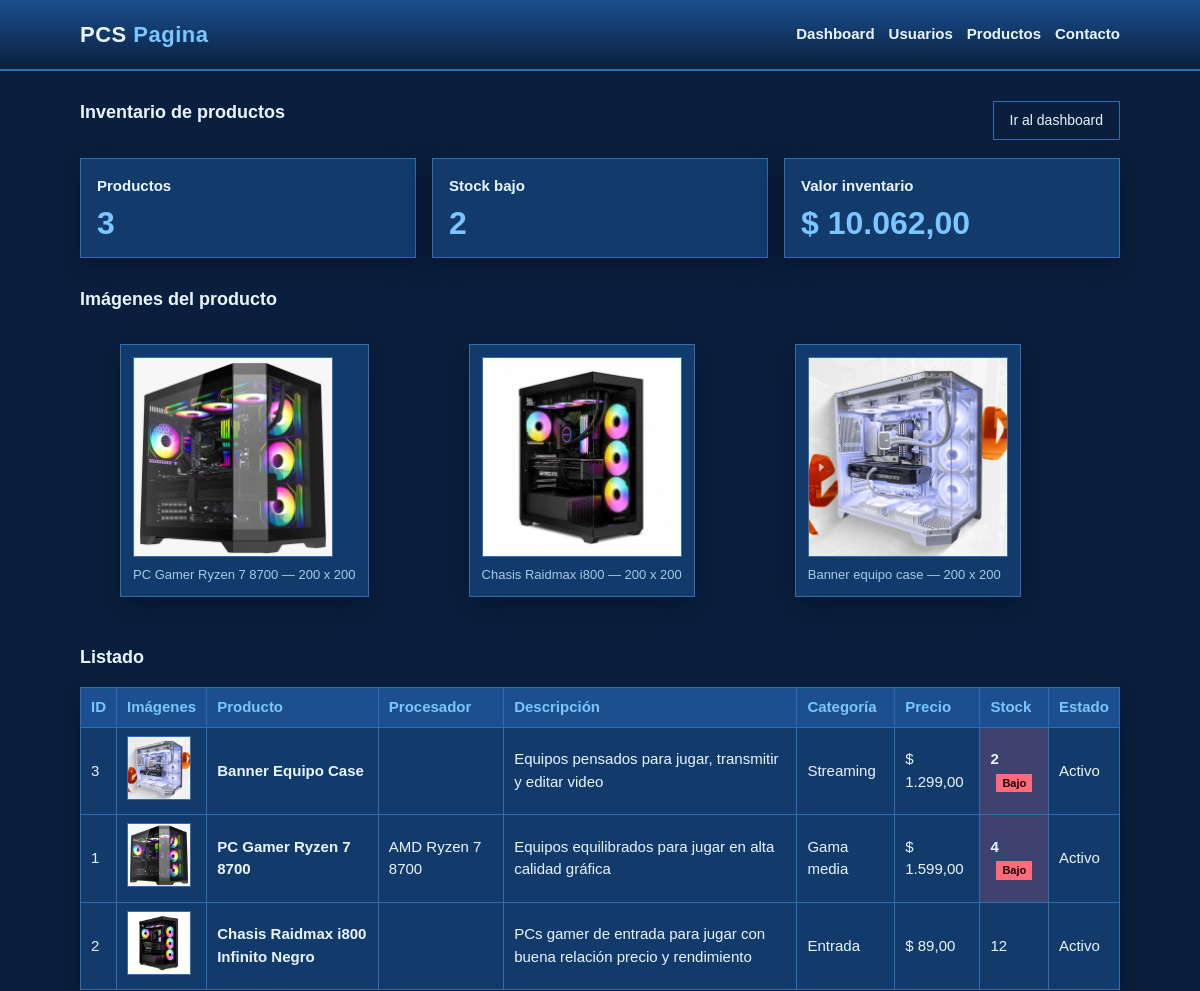
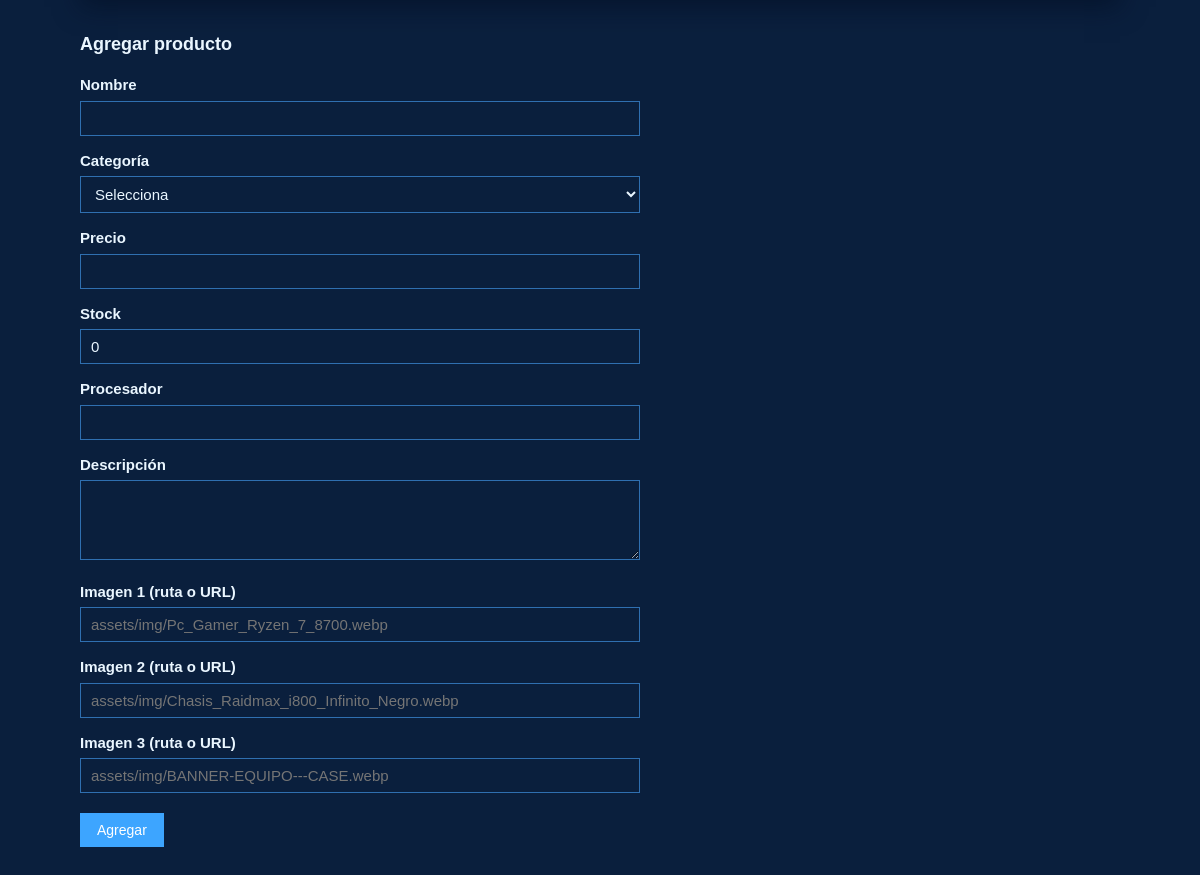
Screenshot of /crud_usuarios/productos.php with the database file from the repository (2 pictures, top to bottom).
### tables this page shows
CREATE TABLE IF NOT EXISTS productos (
  id_producto     INT NOT NULL AUTO_INCREMENT,
  id_categoria    INT NOT NULL,
  nombre          VARCHAR(120)  NOT NULL,
  marca           VARCHAR(60)   DEFAULT NULL,
  descripcion     TEXT          DEFAULT NULL,
  precio          DECIMAL(12,2) NOT NULL,
  stock           INT           NOT NULL DEFAULT 0,
  procesador      VARCHAR(80)   DEFAULT NULL,
  tarjeta_grafica VARCHAR(80)   DEFAULT NULL,
  memoria_ram_gb  SMALLINT      DEFAULT NULL,
  almacenamiento  VARCHAR(80)   DEFAULT NULL,
  placa_madre     VARCHAR(80)   DEFAULT NULL,
  fuente_poder    VARCHAR(60)   DEFAULT NULL,
  gabinete        VARCHAR(80)   DEFAULT NULL,
  garantia_meses  SMALLINT      DEFAULT NULL,
  destacado       BOOLEAN       NOT NULL DEFAULT 0,
  activo          BOOLEAN       NOT NULL DEFAULT 1,
  fecha_creacion  DATETIME      NOT NULL DEFAULT CURRENT_TIMESTAMP,
  PRIMARY KEY (id_producto),
  KEY idx_productos_precio (precio),
  CONSTRAINT fk_productos_categoria
    FOREIGN KEY (id_categoria) REFERENCES categorias (id_categoria)
);

CREATE TABLE IF NOT EXISTS categorias (
  id_categoria INT NOT NULL AUTO_INCREMENT,
  nombre       VARCHAR(60)  NOT NULL,
  descripcion  VARCHAR(255) DEFAULT NULL,
  PRIMARY KEY (id_categoria),
  UNIQUE KEY uq_categorias_nombre (nombre)
);

### crud_usuarios/productos.php (the view, shortened to what this page needs)
<?php
require __DIR__ . '/includes/conexion.php';
$productos = $pdo->query(
    'SELECT p.id_producto, p.nombre, p.procesador, p.descripcion, p.precio, p.stock, p.activo, c.nombre AS categoria
     FROM productos p INNER JOIN categorias c ON c.id_categoria = p.id_categoria
     ORDER BY p.stock ASC, p.id_producto DESC'
)->fetchAll();
$totalProductos = count($productos);
$stockBajo = 0;
$valorInventario = 0;
foreach ($productos as $p) {
    if ((int) $p['stock'] <= 5) $stockBajo++;
    $valorInventario += (float) $p['precio'] * (int) $p['stock'];
}
require __DIR__ . '/includes/header.php';
?>
<div class="barra">
    <h2>Inventario de productos</h2>
    <a class="btn btn-claro" href="DASHBOARD.php">Ir al dashboard</a>
</div>
<section class="tarjetas">
    <article class="tarjeta"><h3>Productos</h3><p class="kpi"><?= $totalProductos ?></p></article>
    <article class="tarjeta"><h3>Stock bajo</h3><p class="kpi"><?= $stockBajo ?></p></article>
    <article class="tarjeta"><h3>Valor inventario</h3><p class="kpi">$ <?= number_format($valorInventario, 2, ',', '.') ?></p></article>
</section>
<section id="consolas">
    <h2>Imágenes del producto</h2>
    <div class="espacios-img">
        <figure class="tarjeta-producto">
            <img class="imagen-producto" src="assets/img/Pc_Gamer_Ryzen_7_8700_598911d6-450a-40d3-b7f8-6c2bc2fdb279.webp" width="200" height="200" alt="PC Gamer Ryzen 7 8700">
            <figcaption>PC Gamer Ryzen 7 8700 — 200 x 200</figcaption>
        </figure>
        <figure class="tarjeta-producto">
            <img class="imagen-producto" src="assets/img/Chasis_Raidmax_i800_Infinito_Negro.webp" width="200" height="200" alt="Chasis Raidmax i800 Infinito Negro">
            <figcaption>Chasis Raidmax i800 — 200 x 200</figcaption>
        </figure>
        <figure class="tarjeta-producto">
            <img class="imagen-producto" src="assets/img/BANNER-EQUIPO---CASE.webp" width="200" height="200" alt="Banner equipo case">
            <figcaption>Banner equipo case — 200 x 200</figcaption>
        </figure>
    </div>
</section>
<section>
    <h2>Listado</h2>
    <?php if (empty($productos)): ?>
        <div class="vacio">El inventario está vacío. Agrega el primer producto abajo.</div>
    <?php else: ?>
        <table>
            <thead><tr><th>ID</th><th>Imágenes</th><th>Producto</th><th>Procesador</th><th>Descripción</th><th>Categoría</th><th>Precio</th><th>Stock</th><th>Estado</th></tr></thead>
            <tbody>
            <?php foreach ($productos as $p): ?>
                <tr>
                    <td><?= (int) $p['id_producto'] ?></td>
                    <td>
                        <?php foreach ($p['imagenes'] as $url): ?>
                            <img class="thumb" src="<?= htmlspecialchars($url) ?>" alt="Imagen de <?= htmlspecialchars($p['nombre']) ?>">
                        <?php endforeach; ?>
                    </td>
                    <td><strong><?= htmlspecialchars($p['nombre']) ?></strong></td>
                    <td><?= htmlspecialchars($p['procesador'] ?? '') ?></td>
                    <td><?= htmlspecialchars($p['descripcion'] ?? '') ?></td>
                    <td><?= htmlspecialchars($p['categoria']) ?></td>
                    <td>$ <?= number_format((float) $p['precio'], 2, ',', '.') ?></td>
                    <td class="<?= (int) $p['stock'] <= 5 ? 'stock-bajo' : '' ?>">
                        <?= (int) $p['stock'] ?>
                        <?php if ((int) $p['stock'] <= 5): ?><span class="alerta">Bajo</span><?php endif; ?>
                    </td>
                    <td><?= (int) $p['activo'] ? 'Activo' : 'Inactivo' ?></td>
                </tr>
            <?php endforeach; ?>
            </tbody>
        </table>
    <?php endif; ?>
</section>
<section>
    <h2>Agregar producto</h2>
    <form class="formulario" method="post" action="productos.php">
        <div class="campo">
            <label for="nombre">Nombre</label>
            <input type="text" id="nombre" name="nombre" maxlength="120" required>
        </div>
        <div class="campo">
            <label for="id_categoria">Categoría</label>
            <select id="id_categoria" name="id_categoria" required>
                <option value="">Selecciona</option>
            </select>
        </div>
        <div class="campo">
            <label for="precio">Precio</label>
            <input type="number" id="precio" name="precio" step="0.01" min="0" required>
        </div>
        <div class="campo">
            <label for="stock">Stock</label>
            <input type="number" id="stock" name="stock" step="1" min="0" value="0" required>
        </div>
        <div class="campo">
            <label for="procesador">Procesador</label>
            <input type="text" id="procesador" name="procesador" maxlength="80">
        </div>
        <div class="campo">
            <label for="descripcion">Descripción</label>
            <textarea id="descripcion" name="descripcion" maxlength="500"></textarea>
        </div>
        <div class="campo">
            <label for="imagen1">Imagen 1 (ruta o URL)</label>
            <input type="text" id="imagen1" name="imagen1" maxlength="255" placeholder="assets/img/Pc_Gamer_Ryzen_7_8700.webp">
        </div>
        <div class="campo">
            <label for="imagen2">Imagen 2 (ruta o URL)</label>
            <input type="text" id="imagen2" name="imagen2" maxlength="255" placeholder="assets/img/Chasis_Raidmax_i800_Infinito_Negro.webp">
        </div>
        <div class="campo">
            <label for="imagen3">Imagen 3 (ruta o URL)</label>
            <input type="text" id="imagen3" name="imagen3" maxlength="255" placeholder="assets/img/BANNER-EQUIPO---CASE.webp">
        </div>
        <div class="botones"><button type="submit" class="btn">Agregar</button></div>
    </form>
</section>
<?php require __DIR__ . '/includes/footer.php'; ?>

### crud_usuarios/css/style.css (style rules this page uses)
:root { --bg: #0a1f3d; --panel: #123a6b; --panel-2: #1b4f8f; --texto: #eaf6ff; --texto-suave: #a9c9ea; --borde: #2f6fb0; --acento: #3da5ff; --acento-hover: #7cc6ff; --peligro: #ff6b7a; --ok: #35d0a5; --sombra: 0 8px 24px rgba(0, 12, 32, 0.55); }
* { box-sizing: border-box; }
body { margin: 0; background: var(--bg); color: var(--texto); font-family: Arial, Helvetica, sans-serif; font-size: 15px; line-height: 1.5; min-height: 100vh; }
h2 { font-size: 18px; margin: 0 0 16px; }
h3 { margin: 0 0 8px; font-size: 15px; }
.barra { display: flex; justify-content: space-between; align-items: center; margin-bottom: 16px; gap: 12px; }
.btn { display: inline-block; padding: 8px 16px; border: 1px solid var(--acento); background: var(--acento); color: #ffffff; text-decoration: none; font-size: 14px; cursor: pointer; }
.btn-claro { background: transparent; color: var(--texto); border-color: var(--borde); }
table { width: 100%; border-collapse: collapse; background: var(--panel); box-shadow: var(--sombra); }
th, td { border: 1px solid var(--borde); padding: 8px 10px; text-align: left; }
th { background: var(--panel-2); color: var(--acento-hover); font-weight: 600; }
form.formulario { max-width: 560px; }
.campo { margin-bottom: 14px; }
.campo label { display: block; font-weight: 600; margin-bottom: 4px; color: var(--texto); }
.campo input, .campo select, .campo textarea { width: 100%; padding: 8px 10px; border: 1px solid var(--borde); background: var(--bg); color: var(--texto); font-size: 15px; font-family: inherit; }
.campo textarea { min-height: 80px; resize: vertical; }
.botones { display: flex; gap: 10px; margin-top: 20px; flex-wrap: wrap; }
section { margin-bottom: 32px; }
.tarjetas { display: grid; grid-template-columns: repeat(auto-fit, minmax(200px, 1fr)); gap: 16px; margin-bottom: 28px; }
.tarjeta { border: 1px solid var(--borde); background: var(--panel); padding: 16px; box-shadow: var(--sombra); }
.kpi { margin: 0; font-size: 32px; font-weight: 700; line-height: 1.1; color: var(--acento-hover); }
.stock-bajo { background: rgba(255, 107, 122, 0.18); font-weight: 700; }
.alerta { display: inline-block; margin-left: 6px; padding: 1px 6px; background: var(--peligro); color: #1a0308; font-size: 11px; }
.espacios-img { display: flex; gap: 20px; flex-wrap: wrap; }
.tarjeta-producto { border: 1px solid var(--borde); background: var(--panel); padding: 12px; box-shadow: var(--sombra); }
.imagen-producto { width: 200px; height: 200px; object-fit: cover; display: block; background: var(--panel-2); border: 1px solid var(--borde); }
.tarjeta-producto figcaption { margin-top: 8px; font-size: 13px; color: var(--texto-suave); }
.thumb { width: 64px; height: 64px; object-fit: cover; border: 1px solid var(--borde); margin-right: 4px; background: var(--panel-2); }

### rows the page displays
productos: id_producto "3", shows a picture, nombre "Banner Equipo Case", descripcion "Equipos pensados para jugar, transmitir y editar video", id_categoria.nombre "Streaming", precio "1.299,00", stock "2", shows "Bajo", activo "Activo"
productos: id_producto "1", shows a picture, nombre "PC Gamer Ryzen 7 8700", procesador "AMD Ryzen 7 8700", descripcion "Equipos equilibrados para jugar en alta calidad gráfica", id_categoria.nombre "Gama media", precio "1.599,00", stock "4", shows "Bajo", activo "Activo"
productos: id_producto "2", shows a picture, nombre "Chasis Raidmax i800 Infinito Negro", descripcion "PCs gamer de entrada para jugar con buena relación precio y rendimiento", id_categoria.nombre "Entrada", precio "89,00", stock "12", activo "Activo"

### other values shown
$totalProductos "3"
$stockBajo "2"
$valorInventario "10.062,00"
